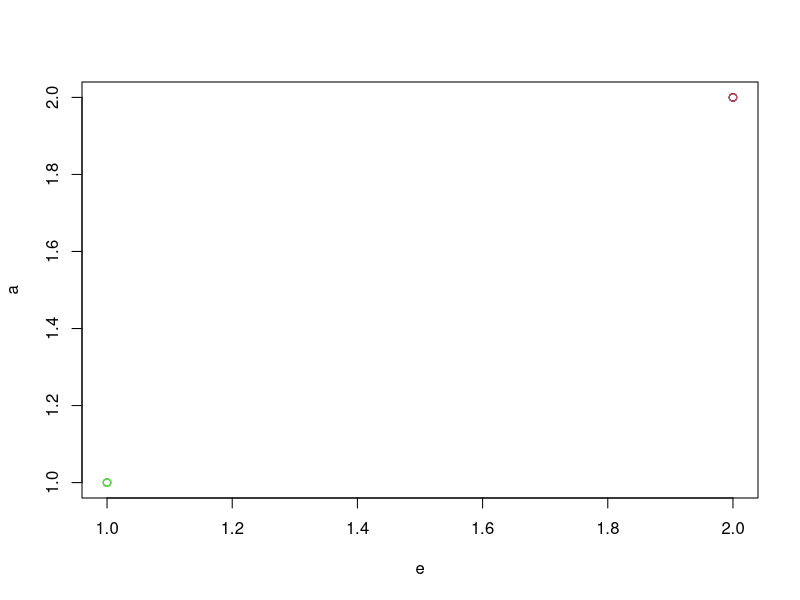

The R source for this figure: (Note: this script raises an error after producing the figure.)
## ---- chunk 1
g<- c(1,0,1,1,1,0,1,0,1,1)
e<- c(1,2,1,2,1,1,1,2,2,1)
a<- c(1,2,1,2,1,1,1,2,2,1)
## ---- chunk 2
dset <- data.frame(g,e,a)
## ---- chunk 3
# Step 1
# Randomly assign the number of clusters to 3 with 20 iterations

kmeans_dset <- kmeans(dset,3, nstart=20)

# Look at the results

kmeans_dset
summary(kmeans_dset)
kmeans_dset$cluster
table(kmeans_dset$cluster)
plot(a ~ e, data = dset, col = kmeans_dset$cluster)
## ---- chunk 4
# Step 2
# Find a better value for the number of clusters using a scree plot

#### Initialize total within sum of squares error
wss <- 0

# For 1 to 8 cluster centers - because we have 10 values
for (i in 1:8) {
  km.out <- kmeans(dset, centers = i, nstart=20)
  # Save total within sum of squares to wss variable
  wss[i] <- km.out$tot.withinss
}

# Plot total within sum of squares vs. number of clusters
plot(1:8, wss, type = "b", 
     xlab = "Number of Clusters", 
     ylab = "Within groups sum of squares")

# Set k equal to the number of clusters corresponding to the elbow location
k <- 3

